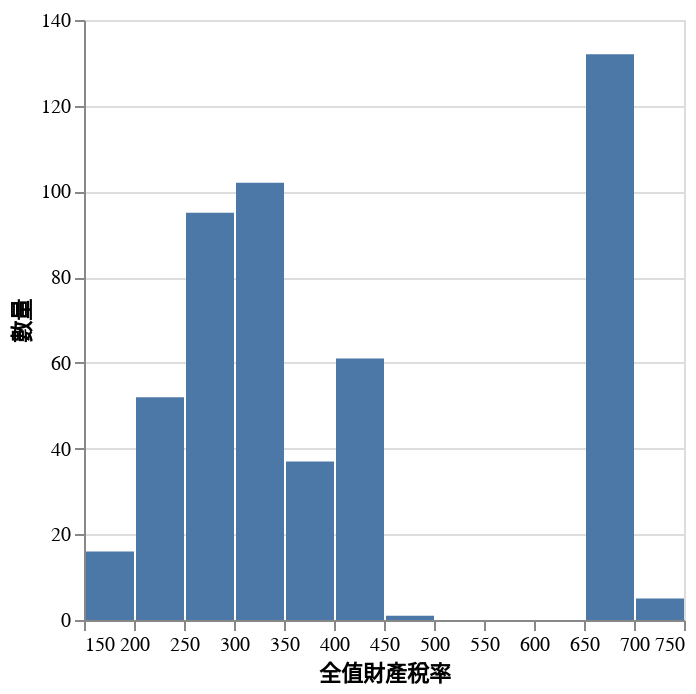

This figure's notebook cell:
### Markdown cell above
## 直方圖 (Histogram)

直方圖（Histogram）是一種對數據分布情況的圖形表示，是一種二維統計圖表，它的兩個坐標分別是統計樣本和該樣本對應的某個屬性的度量，以長條圖（bar）的形式具體表現。因為直方圖的長度及寬度很適合用來表現數量上的變化，所以較容易解讀差異小的數值。

### Code cell
alt.Chart(df).mark_bar().encode(
    alt.X("tax", title=description_map["TAX"], bin=alt.Bin(maxbins=20)),
    alt.Y("count()", title="數量"),
)

### Figure 1 — Vega-Lite specification as saved in the notebook (floating-point values rounded to 4 significant figures; data arrays with more than 128 entries replaced by an {"elided": "..."} marker saying what was removed)
{"config": {"view": {"continuousWidth": 300, "continuousHeight": 300}}, "data": {"name": "data-d80d72df6f19c3cf5d05ac8f64c40f02"}, "mark": {"type": "bar"}, "encoding": {"x": {"bin": {"maxbins": 20}, "field": "tax", "title": "全值財產稅率", "type": "quantitative"}, "y": {"aggregate": "count", "title": "數量", "type": "quantitative"}}, "$schema": "https://vega.github.io/schema/vega-lite/v5.20.1.json", "datasets": {"data-d80d72df6f19c3cf5d05ac8f64c40f02": {"elided": "506 records"}}}
